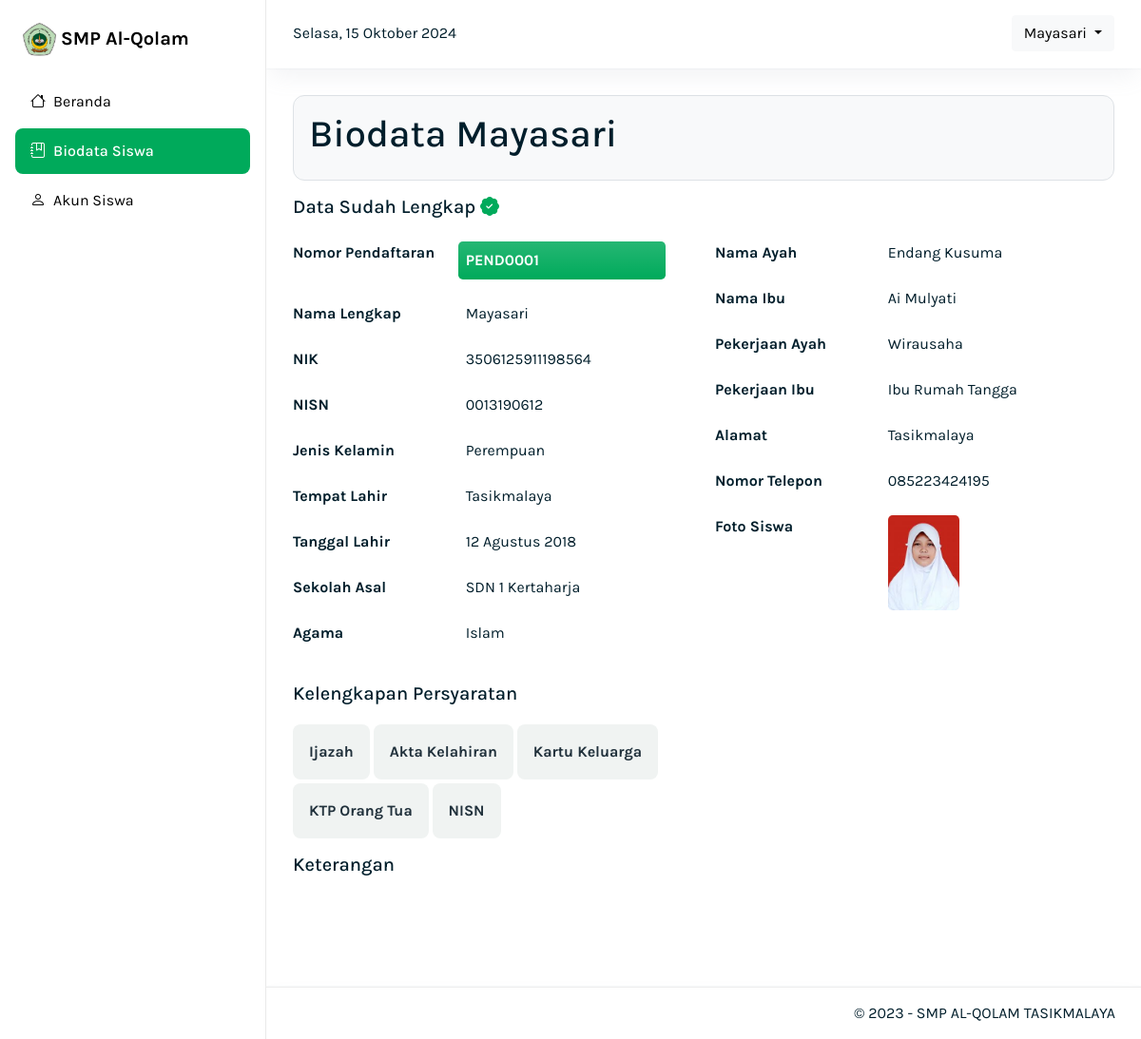
Screenshot of /dashboard/siswa/siswa_detail.php (signed in) with the database file from the repository.
### tables this page shows
CREATE TABLE `pendaftaran` (
  `id_pendaftaran` varchar(11) NOT NULL,
  `nama_lengkap` varchar(100) NOT NULL,
  `nik` varchar(100) NOT NULL,
  `nisn` varchar(100) NOT NULL,
  `jenis_kelamin` varchar(12) NOT NULL,
  `tempat_lahir` varchar(100) NOT NULL,
  `tanggal_lahir` varchar(100) NOT NULL,
  `sekolah_asal` varchar(100) NOT NULL,
  `agama` varchar(15) NOT NULL,
  `nama_ayah` varchar(100) NOT NULL,
  `nama_ibu` varchar(100) NOT NULL,
  `pekerjaan_ayah` varchar(100) NOT NULL,
  `pekerjaan_ibu` varchar(100) NOT NULL,
  `alamat` text NOT NULL,
  `nomor_telepon` varchar(13) NOT NULL,
  `pdf_ijazah` varchar(100) NOT NULL,
  `pdf_akta` varchar(100) NOT NULL,
  `pdf_kk` varchar(100) NOT NULL,
  `pdf_ktp` varchar(100) NOT NULL,
  `pdf_nisn` varchar(100) NOT NULL,
  `foto` varchar(100) NOT NULL,
  `tgl_pendaftaran` timestamp NOT NULL DEFAULT current_timestamp() ON UPDATE current_timestamp(),
  `status` tinyint(4) NOT NULL DEFAULT 0
);

### dashboard/siswa/siswa_detail.php (the view, shortened to what this page needs)
<?php
include "../../config/fungsi.php";
$id_pendaftaran = $_SESSION["id_pendaftaran"];
$pendaftaran = mysqli_query($koneksi, "SELECT * FROM pendaftaran WHERE id_pendaftaran = '$id_pendaftaran'");
$data = mysqli_fetch_assoc($pendaftaran);
$pesan_keterangan = mysqli_query($koneksi, "SELECT * FROM keterangan WHERE id_pendaftaran = '$id_pendaftaran'");
?>
<!DOCTYPE html>
<html lang="en">
<head>
    <link rel="stylesheet" href="../../asset/css/bootstrap.css">
    <link rel="stylesheet" href="../../asset/css/style.css">
    <link rel="stylesheet" href="https://cdn.jsdelivr.net/npm/bootstrap-icons@1.10.5/font/bootstrap-icons.css">
</head>
<body>
    <nav class="navbar navbar-expand-lg navbar-glass shadow-2">
        <div class="container-fluid">
            <div class="d-flex justify-content-between align-items-center w-100">
                <div>
                    <div id="waktu" class="d-none d-xl-block"></div>
                </div>
                <div class="dropdown">
                    <button class="btn btn-light dropdown-toggle text-capitalize" type="button" id="dropdownMenuButton1" data-bs-toggle="dropdown" aria-expanded="false">
                        <?= $_SESSION["username"] ?>
                    </button>
                </div>
            </div>
        </div>
    </nav>
    <div class="wrapper">
        <?php include "layout/sidebar.php"; ?>
        <div class="main-panel">
            <div class="content">
                <div class="container">
                    <div class="row">
                        <div class="col-12">
                            <div class="bg-light border rounded-8 p-3">
                                <h1 class="fw-500">Biodata <?= $data['nama_lengkap'] ?></h1>
                            </div>
                        </div>
                    </div>
                    <div class="d-block d-md-flex justify-content-between align-items-center">
                        <?php if ($data["status"] == 1) : ?>
                            <h5 class="mt-3">Data Sudah Lengkap <i class="bi bi-patch-check-fill text-green"></i></h5>
                        <?php endif ?>
                    </div>
                    <div class="row mt-3">
                        <div class="col-lg-6">
                            <dl class="row g-0 g-md-3">
                                <dt class="col-sm-5">Nomor Pendaftaran</dt>
                                <dd class="col-sm-7 py-2 w-50 ps-2 bg-green bg-gradient rounded-3 fw-bold text-white"><?= $data["id_pendaftaran"] ?></dd>
                                <dt class="col-sm-5">Nama Lengkap</dt>
                                <dd class="col-sm-7"><?= $data["nama_lengkap"] ?></dd>
                                <dt class="col-sm-5">NIK</dt>
                                <dd class="col-sm-7"><?= $data["nik"] ?></dd>
                                <dt class="col-sm-5">NISN</dt>
                                <dd class="col-sm-7"><?= $data["nisn"] ?></dd>
                                <dt class="col-sm-5">Jenis Kelamin</dt>
                                <dd class="col-sm-7"><?= $data["jenis_kelamin"] ?></dd>
                                <dt class="col-sm-5">Tempat Lahir</dt>
                                <dd class="col-sm-7"><?= $data["tempat_lahir"] ?></dd>
                                <dt class="col-sm-5">Tanggal Lahir</dt>
                                <dd class="col-sm-7"><?= $data["tanggal_lahir"] ?></dd>
                                <dt class="col-sm-5">Sekolah Asal</dt>
                                <dd class="col-sm-7"><?= $data["sekolah_asal"] ?></dd>
                                <dt class="col-sm-5">Agama</dt>
                                <dd class="col-sm-7"><?= $data["agama"] ?></dd>
                            </dl>
                        </div>
                        <div class="col-lg-6">
                            <dl class="row g-0 g-md-3">
                                <dt class="col-sm-5">Nama Ayah</dt>
                                <dd class="col-sm-7"><?= $data["nama_ayah"] ?></dd>
                                <dt class="col-sm-5">Nama Ibu</dt>
                                <dd class="col-sm-7"><?= $data["nama_ibu"] ?></dd>
                                <dt class="col-sm-5">Pekerjaan Ayah</dt>
                                <dd class="col-sm-7"><?= $data["pekerjaan_ayah"] ?></dd>
                                <dt class="col-sm-5">Pekerjaan Ibu</dt>
                                <dd class="col-sm-7"><?= $data["pekerjaan_ibu"] ?></dd>
                                <dt class="col-sm-5">Alamat</dt>
                                <dd class="col-sm-7"><?= $data["alamat"] ?></dd>
                                <dt class="col-sm-5">Nomor Telepon</dt>
                                <dd class="col-sm-7"><?= $data["nomor_telepon"] ?></dd>
                                <dt class="col-sm-5">Foto Siswa</dt>
                                <dd class="col-sm-7">
                                    <img src="../<?= $data["foto"] ?>" width="75" class="rounded-3" alt="foto siswa">
                                </dd>
                            </dl>
                        </div>
                    </div>
                    <div class="row">
                        <h5 class="my-3">Kelengkapan Persyaratan</h5>
                        <div class="col-lg-7">
                            <a href="../load_ijazah.php?id_pendaftaran=<?= $data["id_pendaftaran"] ?>" target="_blank" class="btn btn-gray mt-1 p-3 fw-bold">Ijazah</a>
                            <a href="../load_akta.php?id_pendaftaran=<?= $data["id_pendaftaran"] ?>" target="_blank" class="btn btn-gray mt-1 p-3 fw-bold">Akta Kelahiran</a>
                            <a href="../load_kk.php?id_pendaftaran=<?= $data["id_pendaftaran"] ?>" target="_blank" class="btn btn-gray mt-1 p-3 fw-bold">Kartu Keluarga</a>
                            <a href="../load_ktp.php?id_pendaftaran=<?= $data["id_pendaftaran"] ?>" target="_blank" class="btn btn-gray mt-1 p-3 fw-bold">KTP Orang Tua</a>
                            <a href="../load_nisn.php?id_pendaftaran=<?= $data["id_pendaftaran"] ?>" target="_blank" class="btn btn-gray mt-1 p-3 fw-bold">NISN</a>
                        </div>
                    </div>
                    <div class="row">
                        <?php if ($pesan_keterangan) : ?>
                            <div class="col-12">
                                <h5 class="my-3">Keterangan </h5>
                            </div>
                        <?php endif ?>
                    </div>
                </div>
            </div>
            <footer class="footer shadow-2">
                <div class="container">
                    <div class="row">
                        <div class="col-12 text-end">
                            <span>&copy; 2023 - SMP AL-QOLAM TASIKMALAYA</span>
                        </div>
                    </div>
                </div>
            </footer>
        </div>
    </div>
</body>
</html>

### asset/css/style.css (style rules this page uses)
:root { --font-rubick: 'Rubick'; --font-roboto: 'Roboto'; --color-dark: #001e2b; --color-default: #0c0c0b; --color-gray: #5c6c75; --color-gray-100: #f0f3f2; --color-gray-200: #ecf0ef; --color-gray-300: #cccfce; --color-gray-500: #889397; --color-gray-700: #3d4f58; --color-gray-800: #21313c; --color-green: #00AA5B; --color-green-light: #ceefce; --color-green-hover: #098A4E; --color-blue: #016bf8; --border-color-green: #00AA5B; --border-color-default: #E9E9E7; --border-color-3: #c0c2c2; --border-color-3: rgb(242, 248, 254); }
body { font-family: 'Karla', sans-serif; color: var(--color-dark); }
a { text-decoration: none; color: #000; }
.navbar-glass { -webkit-backdrop-filter: blur(6px); backdrop-filter: blur(6px); background-color: hsla(0, 0%, 100%, .8); background-image: none; box-shadow: none; box-sizing: border-box; color: var(--fc-gray-600); display: flex; flex-direction: column; flex-shrink: 0; height: 72px; left: auto; padding: 1rem; position: fixed; right: 0; top: 0; width: calc(100% - 280px); z-index: 1034; }
.wrapper { display: flex; min-height: 100vh; position: relative; top: 0; }
.main-panel { position: relative; width: calc(100% - 280px); height: 100vh; min-height: 100%; float: right; transition: all .3s; }
.content { flex-grow: 1; padding: 100px 16px; width: 100%; min-height: calc(100% - 55px); overflow: hidden; }
.wrapper .footer { border-top: 1px solid #eee; padding: 15px; position: absolute; width: 100%; }
.text-green { color: var(--color-green); }
.bg-green { background-color: var(--color-green); }
.btn-gray { background: var(--color-gray-100); color: var(--color-gray-800); border-radius: 8px; transition: 0.2s; }
.fw-500 { font-weight: 500; }
.rounded-8 { border-radius: 0.75rem; }
.shadow-2 { box-shadow: 0 0 2px rgba(145, 158, 171, .2), 0 12px 24px -4px rgba(145, 158, 171, .12); }

### rows the page displays
pendaftaran: nama_lengkap "Mayasari", id_pendaftaran "PEND0001", nik "3506125911198564", nisn "0013190612", jenis_kelamin "Perempuan", tempat_lahir "Tasikmalaya", tanggal_lahir "12 Agustus 2018", sekolah_asal "SDN 1 Kertaharja", agama "Islam", nama_ayah "Endang Kusuma", nama_ibu "Ai Mulyati", pekerjaan_ayah "Wirausaha", pekerjaan_ibu "Ibu Rumah Tangga", alamat "Tasikmalaya", nomor_telepon "085223424195", foto (picture)

### other values shown
$_SESSION["username"] "Mayasari"
